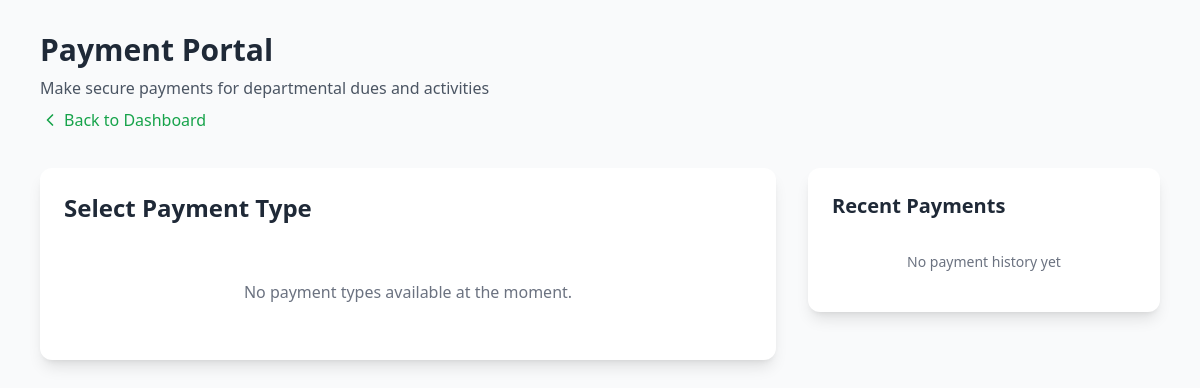
Page /payment/ (signed in) on the earlier database version.
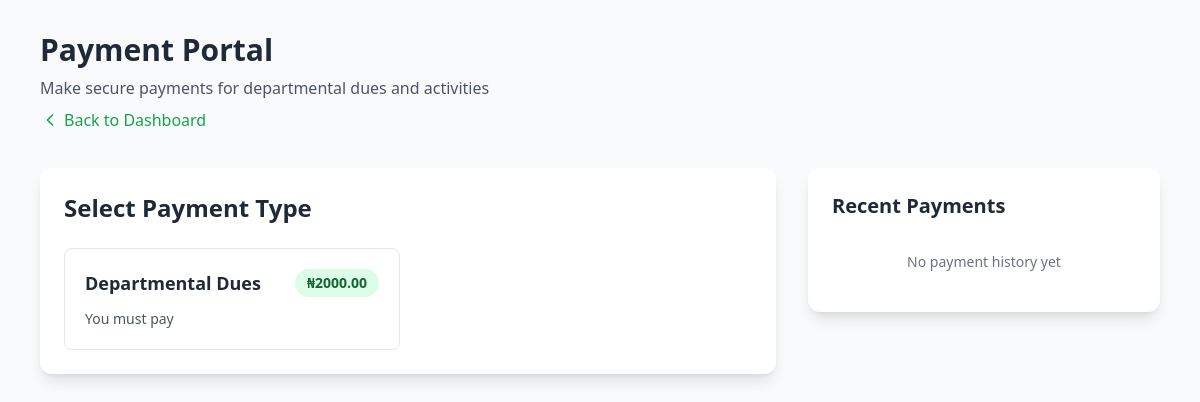
Same page on the later database version.
### payments/models.py (models this page shows, shortened)
class PaymentType(models.Model):
    name = models.CharField(max_length=100)
    description = models.TextField()
    amount = models.DecimalField(max_digits=10, decimal_places=2)
    is_active = models.BooleanField(default=True)
    created_at = models.DateTimeField(auto_now_add=True)
    class Meta:
        ordering = ['-created_at']

### payments/views.py (the view)
# urls.py: path('payment/', views.payment_page, name='payment_page'),
@login_required
def payment_page(request):
    payment_types = PaymentType.objects.filter(is_active=True)
    user_payments = Payment.objects.filter(user=request.user).order_by('-created_at')[:10]
    context = {
        'payment_types': payment_types,
        'user_payments': user_payments,
        'paystack_public_key': PAYSTACK_PUBLIC_KEY,
    }
    return render(request, 'payments/payment_page.html', context)

### payments/templates/payments/payment_page.html (shortened to what this page needs)
<!DOCTYPE html>
<html lang="en">
<head>
    <script src="https://cdn.tailwindcss.com"></script>
</head>
<body class="bg-gray-50 min-h-screen">
    <div class="container mx-auto px-4 py-8 max-w-6xl">
        <div class="mb-8">
            <h1 class="text-3xl font-bold text-gray-800 mb-2">Payment Portal</h1>
            <p class="text-gray-600">Make secure payments for departmental dues and activities</p>
            <a href="{% url 'dashboard' %}" class="text-green-600 hover:text-green-700 font-medium inline-flex items-center mt-2">
                <svg xmlns="http://www.w3.org/2000/svg" width="20" height="20" viewBox="0 0 24 24" fill="none" stroke="currentColor" stroke-width="2" stroke-linecap="round" stroke-linejoin="round" class="mr-1"><path d="m15 18-6-6 6-6"/></svg>
                Back to Dashboard
            </a>
        </div>
        <div class="grid grid-cols-1 lg:grid-cols-3 gap-8">
            <div class="lg:col-span-2">
                <div class="bg-white rounded-xl shadow-lg p-6">
                    <h2 class="text-2xl font-bold text-gray-800 mb-6">Select Payment Type</h2>
                    {% if payment_types %}
                    <div class="grid grid-cols-1 md:grid-cols-2 gap-4">
                        {% for payment_type in payment_types %}
                        <div class="border border-gray-200 rounded-lg p-5 hover:border-green-500 hover:shadow-md transition-all cursor-pointer payment-option"
                             data-id="{{ payment_type.id }}"
                             data-name="{{ payment_type.name }}"
                             data-amount="{{ payment_type.amount }}"
                             onclick="selectPayment(this)">
                            <div class="flex justify-between items-start mb-3">
                                <h3 class="font-bold text-lg text-gray-800">{{ payment_type.name }}</h3>
                                <span class="bg-green-100 text-green-800 px-3 py-1 rounded-full text-sm font-semibold">₦{{ payment_type.amount }}</span>
                            </div>
                            <p class="text-gray-600 text-sm">{{ payment_type.description }}</p>
                        </div>
                        {% endfor %}
                    </div>
                    {% else %}
                    <p class="text-gray-500 text-center py-8">No payment types available at the moment.</p>
                    {% endif %}
                </div>
            </div>
            <div class="lg:col-span-1">
                <div class="bg-white rounded-xl shadow-lg p-6 sticky top-8">
                    <h2 class="text-xl font-bold text-gray-800 mb-4">Recent Payments</h2>
                    {% if user_payments %}
                    <div class="space-y-3">
                        {% for payment in user_payments %}
                        <div class="border-l-4 {% if payment.status == 'success' %}border-green-500{% elif payment.status == 'failed' %}border-red-500{% else %}border-yellow-500{% endif %} pl-3 py-2">
                            <p class="font-semibold text-sm text-gray-800">{{ payment.payment_type.name }}</p>
                            <p class="text-xs text-gray-600">₦{{ payment.amount }}</p>
                            <div class="flex justify-between items-center mt-1">
                                <span class="text-xs {% if payment.status == 'success' %}text-green-600{% elif payment.status == 'failed' %}text-red-600{% else %}text-yellow-600{% endif %} font-medium uppercase">
                                    {{ payment.status }}
                                </span>
                                <span class="text-xs text-gray-500">{{ payment.created_at|date:"M d, Y" }}</span>
                            </div>
                        </div>
                        {% endfor %}
                    </div>
                    <a href="{% url 'payment_history' %}" class="block text-center text-green-600 hover:text-green-700 font-medium mt-4 text-sm">
                        View All History →
                    </a>
                    {% else %}
                    <p class="text-gray-500 text-sm text-center py-4">No payment history yet</p>
                    {% endif %}
                </div>
            </div>
        </div>
    </div>
</body>
</html>

Differences in the rows shown:
added PaymentType: name "Departmental Dues", amount "2000.00", description "You must pay"
Other differences:
text no longer shown: "No payment types available at the moment."
